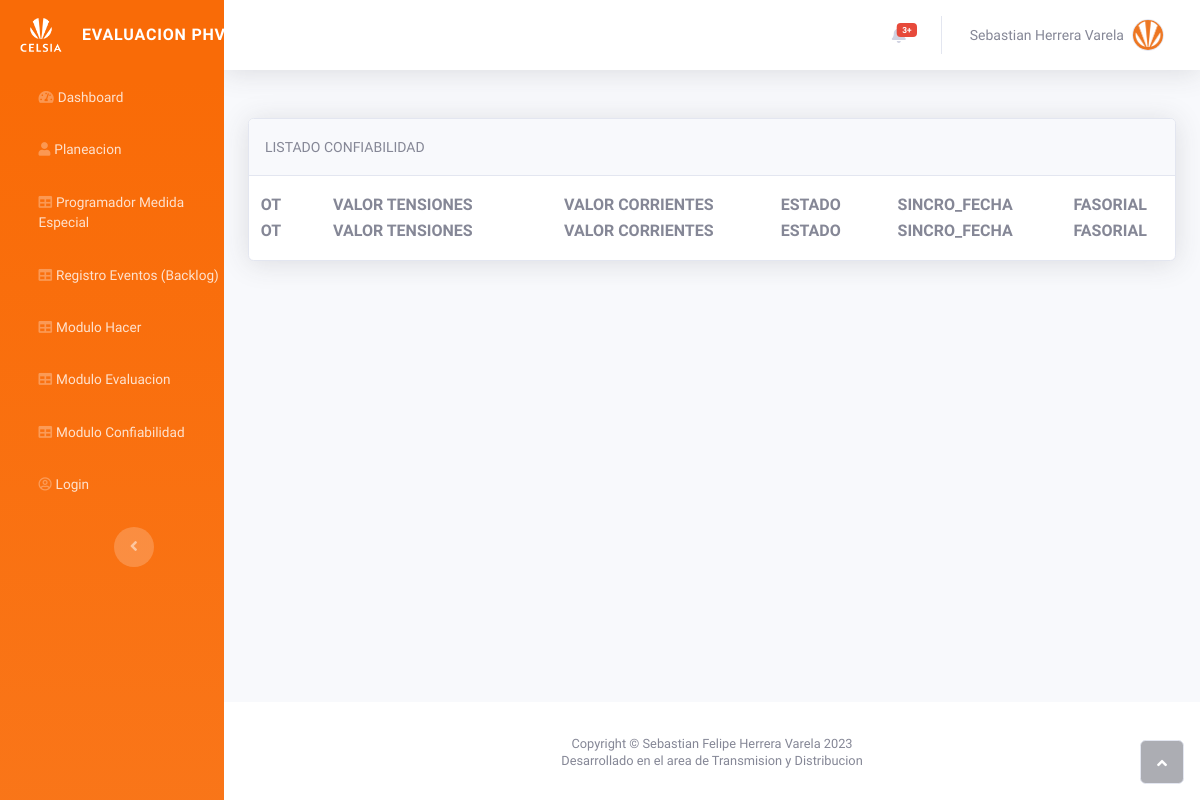
Page /listconfiabilidad on the earlier database version.
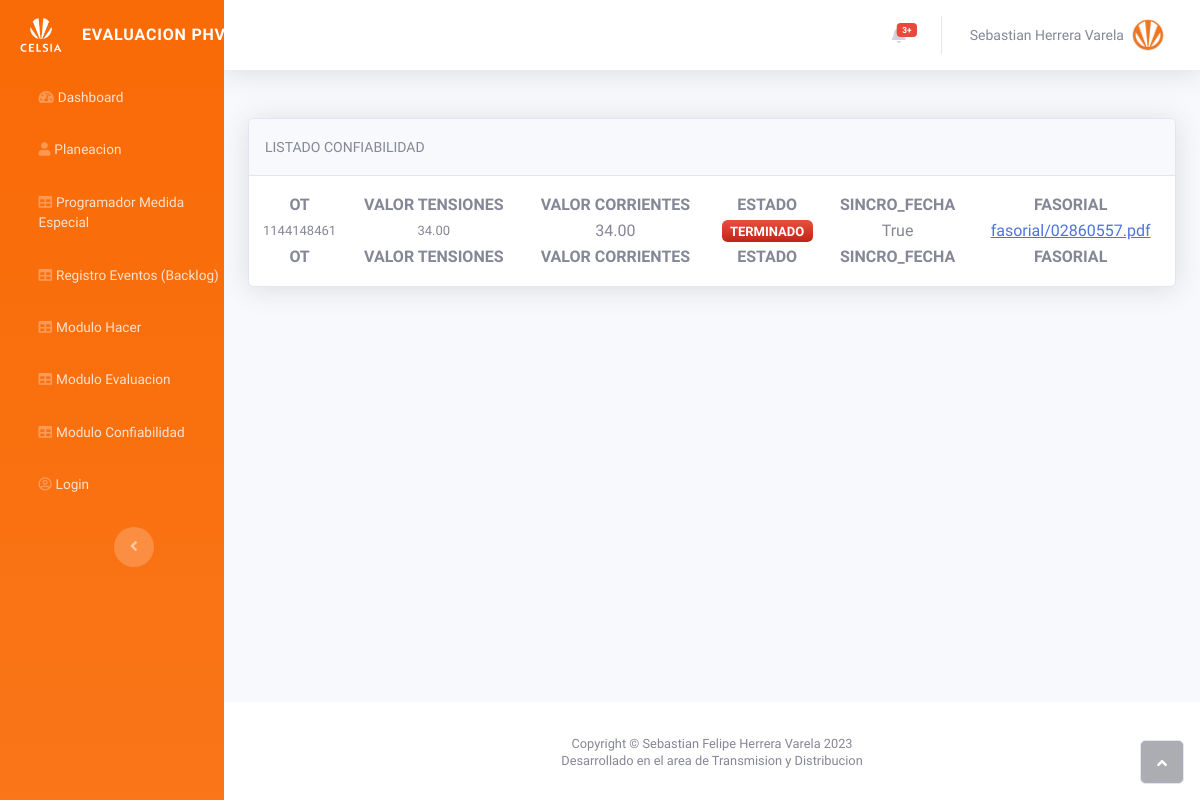
Same page on the later database version.
### planeacion/models.py (models this page shows)
class Confiabilidad(models.Model):
    orden_trabajo = models.ForeignKey(Planeacion,  on_delete=models.CASCADE)
    valor_tensiones = models.DecimalField(("Valor Tensiones"), max_digits=5, decimal_places=2)
    valor_corrientes = models.DecimalField(("Valor Corrientes"), max_digits=5, decimal_places=2)
    sincro_fecha = models.BooleanField(("Sincronizacion Fecha y Hora"))
    validacion_canales = models.BooleanField(("Validacion Canales"))
    cargue_fasorial =models.FileField(("Fasorial"), upload_to="fasorial")

class Planeacion(models.Model):
    orden_trabajo = models.CharField(max_length=20, primary_key=True)
    fuente = models.CharField(max_length=20)
    contrata = models.CharField(max_length=20)
    fecha_programacion = models.DateField()
    estado = models.CharField(max_length=20)
    def __str__(self):
        return str(self.orden_trabajo)

### planeacion/views.py (the view)
# urls.py: path("listconfiabilidad", views.list_confiabilidad, name="listconfiabilidad"),
def list_confiabilidad(request):
    data_confiabilidad = Confiabilidad.objects.all()
    return render(request, "confiabilidad/listar_confiabilidad.html", {"data": data_confiabilidad})

### planeacion/templates/confiabilidad/listar_confiabilidad.html (shortened to what this page needs)
{% extends 'base.html' %}
{% block content %}
{% load static %}
<div class="container-fluid mt-5">
    <div class="card shadow mt-3">
      <div class="card-header py-3">
        <small class="text-uppercase">Listado Confiabilidad</small>
      </div>
      <div class="card-body">
        <div class="row">
          <table id="sebastian" class="display responsive nowrap" style="width: 100%">
            <thead>
              <tr>
                <th class="text-uppercase text-center">OT</th>
                <th class="text-uppercase text-center">Valor tensiones</th>
                <th class="text-uppercase text-center">Valor Corrientes</th>
                <th class="text-uppercase text-center">Estado</th>
                <th class="text-uppercase text-center">sincro_fecha</th>
                <th class="text-uppercase text-center">Fasorial</th>
              </tr>
            </thead>
            <tbody>
              {% for plan in data %}
                <tr>
                  <td class="text-capitalcase text-center">{{ plan.orden_trabajo }}</td>
                  <td class="text-capitalcase text-center">{{ plan.valor_tensiones }}</td>
                  <td class="text-capialcase text-center">{{ plan.valor_corrientes }}</td>
                  {% if plan.orden_trabajo.estado == "PENDIENTE HACER" %}
                  <td class="text-capitalcase text-center">
                    <span class="text-capitalcase badge bg-success text-center">{{ plan.orden_trabajo.estado }}</span>
                  </td>
                  {% else %}
                  <td class="text-capitalcase text-center">
                    <span class="text-capitalcase badge bg-gradient-danger text-center">{{ plan.orden_trabajo.estado }}</span>
                  </td>
                  {% endif %}
                  <td class="text-capialcase text-center">{{ plan.sincro_fecha }}</td>
                  <td class="text-capialcase text-center">
                    <a href="{{ plan.cargue_fasorial.url }}">{{ plan.cargue_fasorial.name }}</a>
                </td>
                </tr>
              {% endfor %}
            </tbody>
            <tfoot>
              <tr>
                <th class="text-uppercase text-center">OT</th>
                <th class="text-uppercase text-center">Valor tensiones</th>
                <th class="text-uppercase text-center">Valor Corrientes</th>
                <th class="text-uppercase text-center">Estado</th>
                <th class="text-uppercase text-center">sincro_fecha</th>
                <th class="text-uppercase text-center">Fasorial</th>
              </tr>
            </tfoot>
          </table>
        </div>
      </div>
    </div>
  </div>
{% endblock content %}

Differences in the rows shown:
added Confiabilidad: orden_trabajo "1144148461", valor_tensiones "34.00", valor_corrientes "34.00", orden_trabajo.estado "TERMINADO", sincro_fecha "True", cargue_fasorial.name "fasorial/02860557.pdf"
